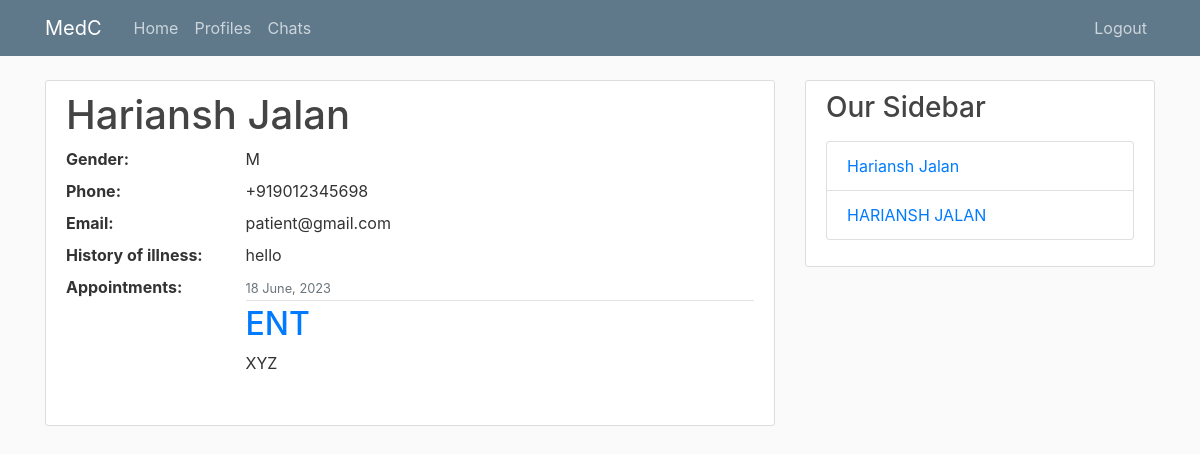
The page /staff/profiles/hariansh (signed in) on the database as committed earlier.
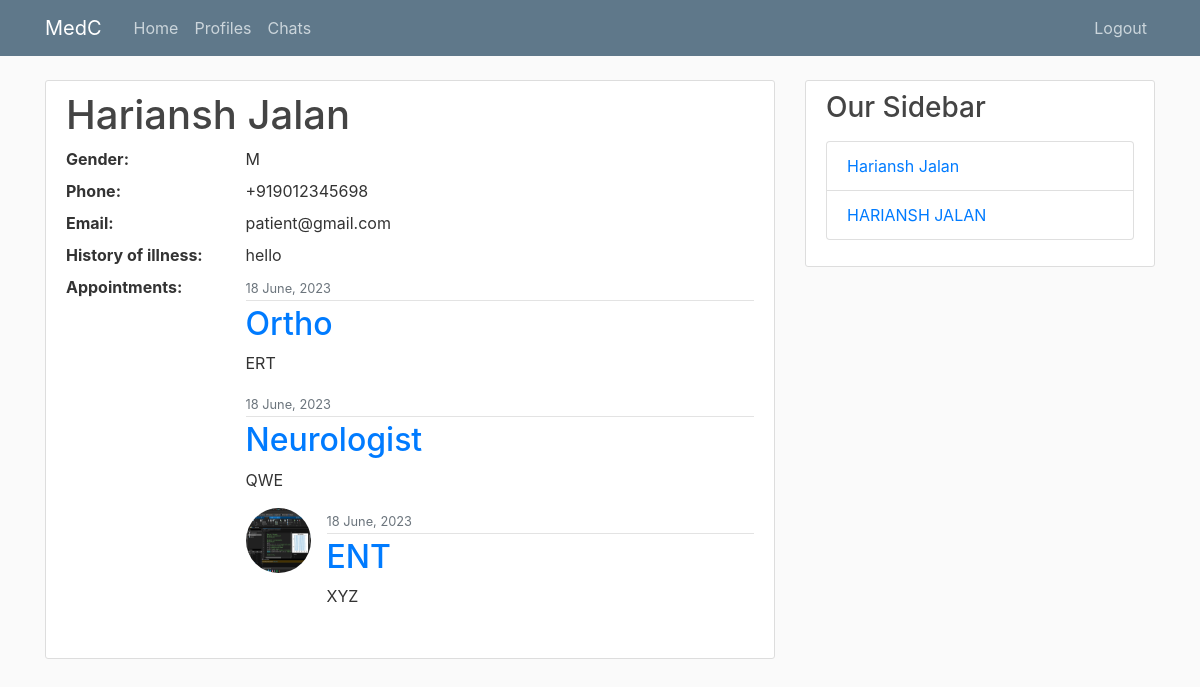
The same page on the database as committed later.
### patient_dashboard/models.py (models this page shows, shortened)
class Appointment(models.Model):
    doc_name = models.CharField('Doc preffered(if any)',blank=True,default="", max_length=100)
    department = models.CharField(choices=DEPARTMENTS,max_length=15)
    symptoms = models.TextField()
    date_posted = models.DateTimeField(default=timezone.now)
    prescription = models.ImageField(blank=True, upload_to='prescriptions')
    cost = models.IntegerField(null=True)
    patient = models.ForeignKey(get_user_model(), on_delete=models.CASCADE)

### users/models.py (models this page shows)
class User(AbstractUser):
    email = models.EmailField(null=True, unique=True)
    phone = PhoneNumberField(null=True, blank=False, unique=True)
    gender = models.CharField(null=True, max_length=1, choices=(('M','Male'),('F','Female')))
    is_patient = models.BooleanField(default=False)
    is_staff = models.BooleanField(default=False)

class Patient(models.Model):
    user = models.OneToOneField(User, on_delete=models.CASCADE, primary_key=True, related_name='patient')
    history_of_illness = models.TextField()

### staff_dashboard/views.py (the view)
# urls.py: path('profiles/',views.basic,name='staff-profile-home'),
def profiles(request, username):
   users = get_user_model().objects.filter(is_patient=True)
   user = get_object_or_404(users, username=username)
   apps = Appointment.objects.filter(patient = user).order_by('-date_posted')
   return render(request,'staff_dashboard/profile.html',{'view_user': user,'all_users': users,'apps': apps})

### staff_dashboard/templates/staff_dashboard/profile.html (shortened to what this page needs)
{% extends "staff_dashboard/base.html" %}
{%load crispy_forms_tags%}
{% block content %}
<div class="content-section">
    <h2 class="account-heading">{{view_user.first_name}} {{view_user.last_name}}</h2>
    <dl class="row">
        <dt class="col-sm-3">Gender: </dt> <dd class="col-sm-9">{{view_user.gender}}</dd>
        <dt class="col-sm-3">Phone: </dt> <dd class="col-sm-9">{{view_user.phone}}</dd>
        <dt class="col-sm-3">Email: </dt> <dd class="col-sm-9">{{view_user.email}}</dd>
        <dt class="col-sm-3">History of illness: </dt> <dd class="col-sm-9">{{view_user.patient.history_of_illness}}</dd>
        <dt class="col-sm-3">Appointments: </dt>
            <dd class="col-sm-9">
                <ul class="list-unstyled">
                    {%for app in apps%}
                        {%if not app.prescription%}
                            <li class="media">
                                <div class="media-body">
                                    <div class="article-metadata">
                                        <small class="text-muted">{{ app.date_posted|date:"d F, Y" }}</small>
                                    </div>
                                    <h2 class="article-title"><a href="{%url 'staff-apps' app.id%}">{{ app.department }}</a></h2>
                                    <p class="article-content">{{ app.symptoms }}</p>
                                </div>
                            </li>
                        {%else%}
                        <li class="media">
                            <img class="rounded-circle article-img" src="{{app.prescription.url}}">
                            <div class="media-body">
                                <div class="article-metadata">
                                    <small class="text-muted">{{ app.date_posted|date:"d F, Y" }}</small>
                                </div>
                                <h2 class="article-title"><a href="{%url 'staff-apps' app.id%}">{{ app.department }}</a></h2>
                                <p class="article-content">{{ app.symptoms }}</p>
                            </div>
                        </li>
                        {%endif%}
                    {%endfor%}
                </ul>
            </dd>
</div>
{% endblock content %}
{%block sidebar%}
<h3>Our Sidebar</h3>
<p class='text-muted'>
<ul class="list-group">
    {%for users in all_users%}
    <a class="list-group-item list-group-item-light-action"
        href="{%url 'staff-profiles' users.username%}">{{users.first_name}} {{users.last_name}}</a>
    {%endfor%}
</ul>
</p>
{%endblock sidebar%}

Rows that differ between the two databases and show on the page:
added Appointment: date_posted "18 June, 2023", department "Ortho", symptoms "ERT"
added Appointment: date_posted "18 June, 2023", department "Neurologist", symptoms "QWE"
changed Appointment "ENT": prescription: picture added; prescription empty → "prescriptions/Screenshot_21.png" (drawn)
